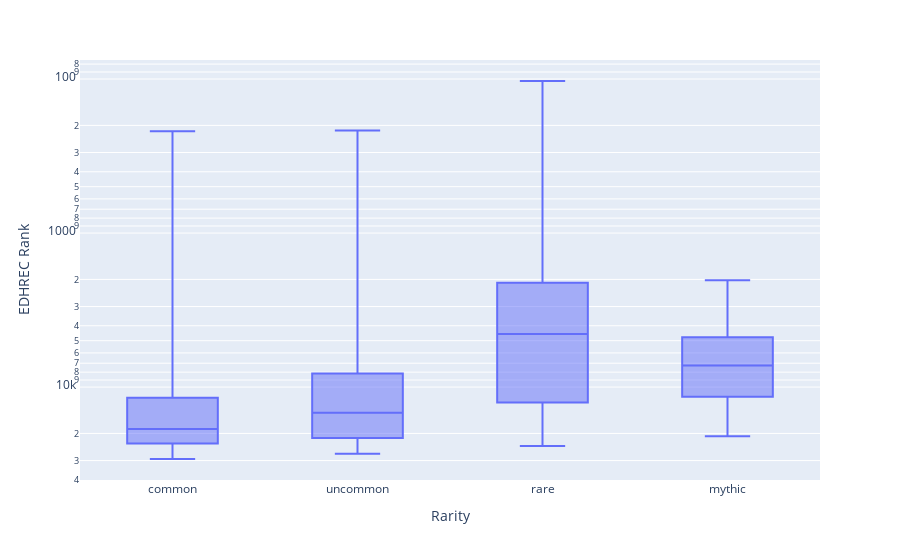

Notebook code for this chart:
### Markdown cell above
I want to make sure that the rarity groups will always appear in order, so let's set that explicitly. Also, the lower the ranking, the 'better' is, so I'm going to flip the Y-axis. Also, looks like ranking spans a pretty wide range again, so I'm going to use a log scale for that one too.

### Code cell
fig.update_xaxes(categoryorder='array', categoryarray=["common", "uncommon", "rare","mythic"],title="Rarity")
fig.update_yaxes(title="EDHREC Rank",autorange='reversed',type='log')
fig.show()

### Figure 1 — Plotly figure (JSON) as saved in the notebook; plotly's stock layout.template omitted (floating-point values rounded to 4 significant figures; data arrays with more than 128 entries replaced by an {"elided": "..."} marker saying what was removed)
{"data": [{"alignmentgroup": "True", "hovertemplate": "rarity=%{x}<br>edhrec_rank=%{y}<extra></extra>", "legendgroup": "", "marker": {"color": "#636efa"}, "name": "", "notched": false, "offsetgroup": "", "orientation": "v", "showlegend": false, "type": "box", "x": {"elided": "289 str values"}, "x0": " ", "xaxis": "x", "y": {"elided": "289 float values"}, "y0": " ", "yaxis": "y"}], "layout": {"boxmode": "group", "legend": {"tracegroupgap": 0}, "margin": {"t": 60}, "xaxis": {"anchor": "y", "categoryarray": ["common", "uncommon", "rare", "mythic"], "categoryorder": "array", "domain": [0, 1], "title": {"text": "Rarity"}}, "yaxis": {"anchor": "x", "autorange": "reversed", "domain": [0, 1], "title": {"text": "EDHREC Rank"}, "type": "log"}}}
